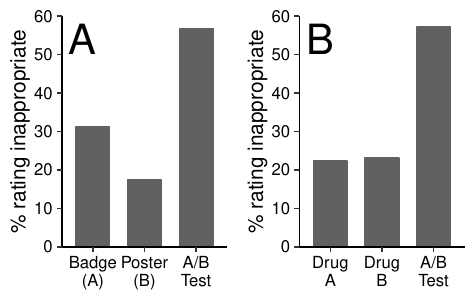

Write R code to recreate this figure.
#The A/B Effect: Objecting to experiments that compare two unobjectionable policies or treatments
#Figure 3
rm(list = ls())

#Load packages
library(tidyverse) #for ggplot and filter
library(readxl) #for read
library(effsize) #for cohens d
library(gridExtra) #for multi plots
library(psy) #for alpha
library(scales) #for colors
library(Rmisc) #for summary stats
library(knitr)
library(kableExtra)
library(broom)

#read in the desired worksheet 
df <- read_excel("ABI_MasterDatafile.xlsx", sheet = "FullExperimentsOnly")
df <- filter(df,RepeatTurkerLabelCode != "1") #Exclude those with 1: participants anywhere in the dataset who took our very first survey AND another survey

#For workspace, keep only useful columns (here, grouping variables, dv, and dv_binary)
df <- df[,c(1:14)]
df.Checklist <- filter(df, df$Scenario == "Checklist_Providers" ) #pull out checklist studies only
df.Drug <- filter(df, df$Scenario == "DrugTeach_Providers" ) #pull out checklist studies only

#PANEL A: first, plot checklist study
# df.Checklist <- filter(df.Checklist, df.Checklist$Scenario == "Checklist_Providers") #pull out original checklist experiment
df.Checklist.summary <- summarySE(df.Checklist, measurevar = "dv_binary", groupvars = "genericCond") #summarize proportion dv
df.Checklist.summary <- df.Checklist.summary %>% mutate(dv_binary = dv_binary*100) #turn into percentages
df.Checklist.summary$genericCond <- factor(df.Checklist.summary$genericCond, levels = c("A", "B", "AB")) #order condLabels to be: A, B, AB

pChecklist <- ggplot(df.Checklist.summary, aes(x = genericCond, y = dv_binary)) +
  geom_bar(stat = 'identity', fill = 'grey38', color = 'grey38', width = .65) +
  theme_set(theme_classic(base_size = 15)) +
  ylab('% rating inappropriate') +
  xlab(NULL) +
  # ylim(0,50) +
  scale_y_continuous(limits = c(0,60), expand = c(0,0)) +
  theme(panel.grid.major = element_blank(),panel.grid.minor = element_blank()) +
  theme(axis.line = element_line(colour = 'black', size = .5, linetype = 'solid')) +
  theme(axis.text = element_text(colour = 'black')) + theme(axis.ticks = element_line(size = .5)) +
  scale_x_discrete(labels=c('A' = 'Badge\n(A)', 'B' = 'Poster\n(B)', 'AB' = 'A/B\nTest')) +
  # ggtitle('Checklist (N = 226)') + theme(plot.title = element_text(hjust = 0.5,size=24,margin = margin(t = 10, b = -35))) +
  ggtitle('A') + theme(plot.title = element_text(hjust = 0.05,size=30,margin = margin(t = 10, b = -30)))

#PANEL B: next, plot drug study
# df.Drug <- filter(df.Checklist, df.Checklist$Scenario == "Checklist_exact") #pull out replication checklist experiment
df.Drug.summary <- summarySE(df.Drug, measurevar = "dv_binary", groupvars = "genericCond") #summarize proportion dv
df.Drug.summary <- df.Drug.summary %>% mutate(dv_binary = dv_binary*100) #turn into percentages
df.Drug.summary$genericCond <- factor(df.Drug.summary$genericCond, levels = c("A", "B", "AB")) #order condLabels to be: A, B, AB

pDrug <- ggplot(df.Drug.summary, aes(x = genericCond, y = dv_binary)) +
  geom_bar(stat = 'identity', fill = 'grey38', color = 'grey38', width = .65) +
  theme_set(theme_classic(base_size = 15)) +
  ylab('% rating inappropriate') +
  xlab(NULL) +
  # ylim(0,50) +
  scale_y_continuous(limits = c(0,60), expand = c(0,0)) +
  theme(panel.grid.major = element_blank(),panel.grid.minor = element_blank()) +
  theme(axis.line = element_line(colour = 'black', size = .5, linetype = 'solid')) +
  theme(axis.text = element_text(colour = 'black')) + theme(axis.ticks = element_line(size = .5)) +
  scale_x_discrete(labels=c('A' = 'Drug\nA', 'B' = 'Drug\nB', 'AB' = 'A/B\nTest')) +
  # ggtitle('Best Drug Walk-In (N = 231)') + theme(plot.title = element_text(hjust = 0.5,size=24,margin = margin(t = 10, b = -35))) +
  ggtitle('B') + theme(plot.title = element_text(hjust = 0.05,size=30,margin = margin(t = 10, b = -30)))

#Plot all panels in a grid
pGrid <- grid.arrange(pChecklist,pDrug, nrow = 1)
# ggsave("Figure3.png", plot = pGrid, width = 9.0, height = 4, units = "in", dpi = 500, path = "Output/")
ggsave("Figure3.pdf", plot = pGrid, device = "pdf", width = 4.75, height = 3, units = "in", dpi = 320, path = "Output/") #HighRes PNAS Width
ggsave("Figure3.tif", plot = pGrid, device = "tiff", width = 4.75, height = 3, units = "in", dpi = 320, path = "Output/") #HighRes PNAS Width
